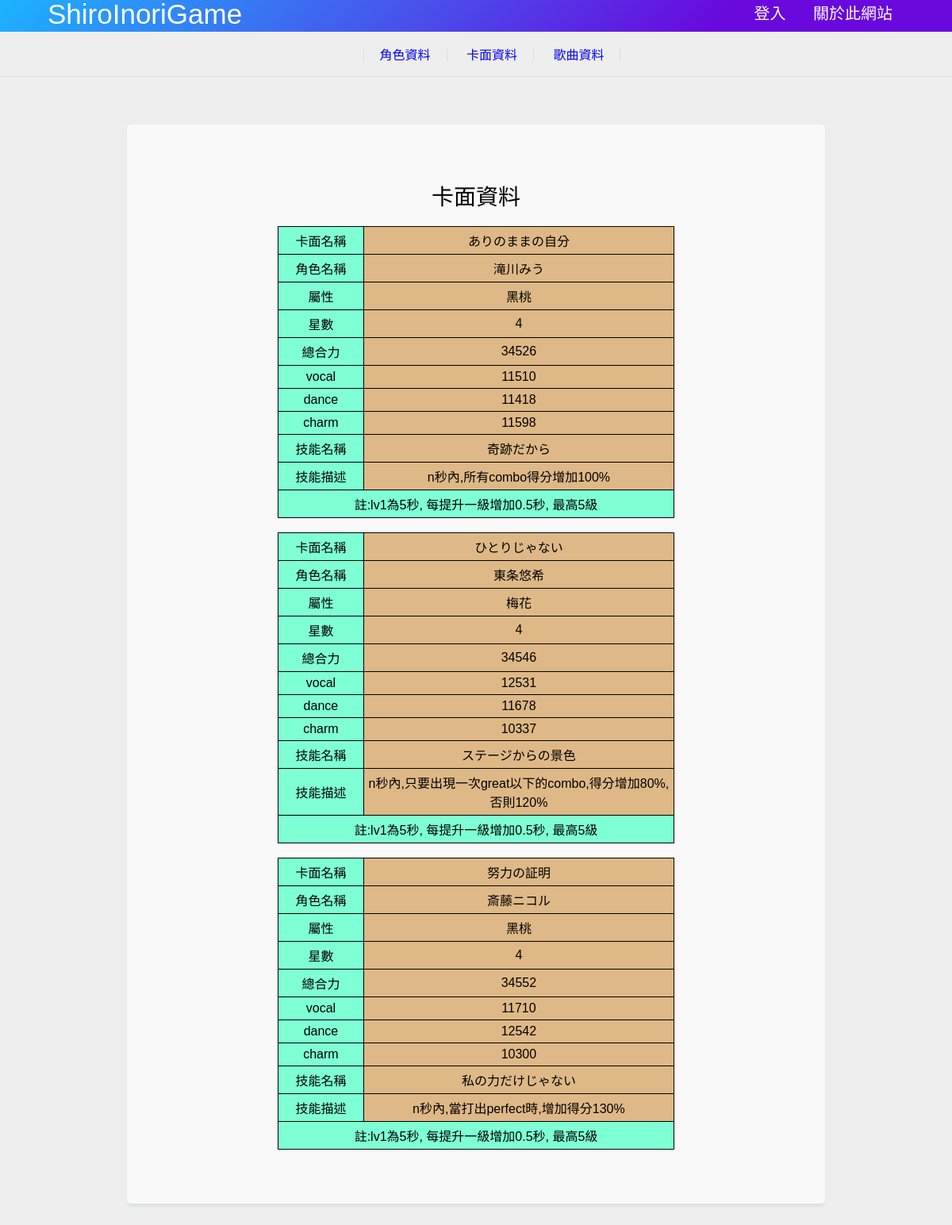
Page /cards/index.php on the committed database.
### tables this page shows
CREATE TABLE `cards` (
  `caid` int(11) NOT NULL,
  `card_name` varchar(30) NOT NULL,
  `character_name` varchar(10) NOT NULL,
  `property` varchar(10) NOT NULL,
  `star` int(11) NOT NULL,
  `max_total_force` int(11) NOT NULL,
  `max_vocal` int(11) NOT NULL,
  `max_dance` int(11) NOT NULL,
  `max_charm` int(11) NOT NULL,
  `skillname` varchar(30) NOT NULL,
  `skill` varchar(50) NOT NULL
);

### cards/index.php (the view, shortened to what this page needs)
<?php include_once("../config/sqlconnect.php") ?>
<!DOCTYPE html>
<html lang="zh-Hant-TW">
<head>
    <link rel="stylesheet" href="../css/style.css">
</head>
<body>
    <header>
        <div class="container">
            <a href="../index.php" class="logo">ShiroInoriGame</a>
            <div class="header-data">
                <?php
                    if(isset($_SESSION['username'])) {
                        echo "<span>當前用戶為".$_SESSION['nickname']."</span>";
                        echo "<a href=\"../admin/index.php\">管理</a>";
                        echo "<a href=\"../logout.php\">登出</a>";
                    } else {
                        echo "<a href=\"../login.php\">登入</a>";
                    }
                ?>
                <a href="../about.php">關於此網站</a>
            </div>
        </div>
    </header>
    <div class="menu-top">
        <div class="menu">
            <ul>
                <li><a href="../characters/index.php">角色資料</a></li>
                <li><a href="../cards/index.php">卡面資料</a></li>
                <li><a href="../songs/index.php">歌曲資料</a></li>
            </ul>
        </div>
    </div>
    <div class="wrapper">
        <div class="container inner">
            <div class="card">
                <h1 class="title">卡面資料</h1>
                <div class="post">
                <?php
                $sql = "select card_name, character_name, property, star, max_total_force, max_vocal, max_dance, max_charm, skillname, skill from cards;";
                $result = $con->query($sql);
                if(mysqli_num_rows($result) > 0) {
                    while($row = mysqli_fetch_array($result)) {
                        echo "<table class=\"table\" style=\"width: 500px\">";
                        echo "<tr>";
                        echo "<td class=\"table-key\" style=\"width: 100px;\">卡面名稱</td>";
                        echo "<td class=\"table-value\" style=\"width: 400px;\">".$row['card_name']."</td>";
                        echo "</tr>";
                        echo "<tr>";
                        echo "<td class=\"table-key\"style=\"width: 100px;\">角色名稱</td>";
                        echo "<td class=\"table-value\" style=\"width: 400px;\">".$row['character_name']."</td>";
                        echo "</tr>";
                        echo "<tr>";
                        echo "<td class=\"table-key\" style=\"width: 100px;\">屬性</td>";
                        echo "<td class=\"table-value\" style=\"width: 400px;\">".$row['property']."</td>";
                        echo "</tr>";
                        echo "<tr>";
                        echo "<td class=\"table-key\" style=\"width: 100px;\">星數</td>";
                        echo "<td class=\"table-value\" style=\"width: 400px;\">".$row['star']."</td>";
                        echo "</tr>";
                        echo "<tr>";
                        echo "<td class=\"table-key\" style=\"width: 100px;\">總合力</td>";
                        echo "<td class=\"table-value\" style=\"width: 400px;\">".$row['max_total_force']."</td>";
                        echo "</tr>";
                        echo "<tr>";
                        echo "<td class=\"table-key\" style=\"width: 100px;\">vocal</td>";
                        echo "<td class=\"table-value\" style=\"width: 400px;\">".$row['max_vocal']."</td>";
                        echo "</tr>";
                        echo "<tr>";
                        echo "<td class=\"table-key\" style=\"width: 100px;\">dance</td>";
                        echo "<td class=\"table-value\" style=\"width: 400px;\">".$row['max_dance']."</td>";
                        echo "</tr>";
                        echo "<tr>";
                        echo "<td class=\"table-key\"style=\"width: 100px;\">charm</td>";
                        echo "<td class=\"table-value\" style=\"width: 400px;\">".$row['max_charm']."</td>";
                        echo "</tr>";
                        echo "<tr>";
                        echo "<td class=\"table-key\" style=\"width: 100px;\">技能名稱</td>";
                        echo "<td class=\"table-value\" style=\"width: 400px;\">".$row['skillname']."</td>";
                        echo "</tr>";
                        echo "<tr>";
                        echo "<td class=\"table-key\" style=\"width: 100px;\">技能描述</td>";
                        echo "<td class=\"table-value\" style=\"width: 400px;\">".$row['skill']."</td>";
                        echo "</tr>";
                        echo "<tr>";
                        echo "<td class=\"table-key\" colspan=\"2\">註:lv1為5秒, 每提升一級增加0.5秒, 最高5級</td>";
                        echo "</tr>";
                        echo "</table>";
                        echo "<br>";
                    }
                }
                ?>
                </div>
            </div>
        </div>
    </div>
</body>
</html>

### css/style.css (style rules this page uses)
html, body { margin: 0; padding: 0; font-family: 'Noto Sans TC', sans-serif; height: 100%; background-color: #eee; }
header { background: linear-gradient(135deg, #1cb3ff 0%, #6909de 75%); width: 100%; height: 40px; position: fixed; z-index: 999; }
header a, header span { color: white; text-decoration:none; text-align: center; line-height: 35px; font-size: 20px; padding: 15px; }
a.logo { font-size: 35px; padding-left: 5%; }
.header-data { float: right; padding-right: 5%; }
.container { margin: auto; margin: 0 auto; min-height: 40px; -webkit-box-pack: center; justify-content: center; max-width: 1250px; }
.inner { padding-top: 60px; padding-bottom: 48px; }
.card { width: 800px; background: rgba(250, 250, 250, 0.92); padding: 50px 40px; border-radius: 5px; box-shadow: 0px 4px 3px rgba(106, 131, 134, 0.1); }
.wrapper .title { font-size: 28px; font-weight: normal; text-align: center; }
.wrapper .post { font-size: 16px; font-weight: normal; }
.wrapper { display: flex; width: 100%; height: initial; background-color: #eee; }
.menu-top { padding-top: 40px; border-bottom: 1px solid #ddd; box-sizing: border-box; }
.menu { display: block !important; text-align: center; }
ul > li { display: inline; padding-right: 20px; padding-left: 20px; }
li > a { text-decoration:none; }
.menu ul li:first-child { border-left: 1px solid #dedede; }
.menu ul li { border-right: 1px solid #dedede; }
.table { font-size:16px; border:1px solid #000; margin-left:auto; margin-right:auto; border-collapse:collapse; }
.table-key { border:1px solid #000; padding:5px; background-color: aquamarine; text-align: center; }
.table-value { border:1px solid #000; padding:5px; background-color: burlywood; text-align: center; }

### rows in the picture
cards: card_name "ありのままの自分", character_name "滝川みう", property "黑桃", star "4", max_total_force "34526", max_vocal "11510", max_dance "11418", max_charm "11598", skillname "奇跡だから", skill "n秒內,所有combo得分增加100%"
cards: card_name "ひとりじゃない", character_name "東条悠希", property "梅花", star "4", max_total_force "34546", max_vocal "12531", max_dance "11678", max_charm "10337", skillname "ステージからの景色", skill "n秒內,只要出現一次great以下的combo,得分增加80%,否則120%"
cards: card_name "努力の証明", character_name "斎藤ニコル", property "黑桃", star "4", max_total_force "34552", max_vocal "11710", max_dance "12542", max_charm "10300", skillname "私の力だけじゃない", skill "n秒內,當打出perfect時,增加得分130%"
